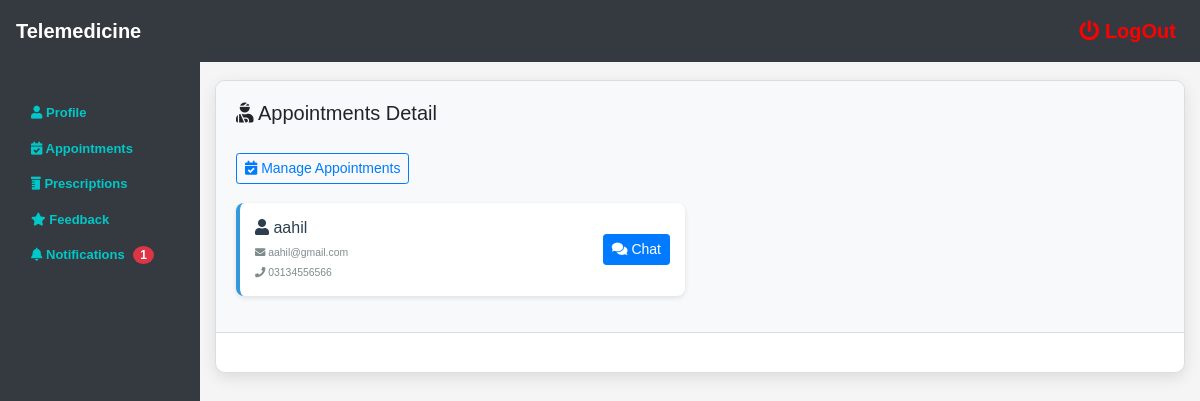
/doctor/chat.php (signed in), run on the app's committed database.
### tables this page shows
CREATE TABLE `enroll` (
  `eid` int(11) NOT NULL,
  `sid` int(255) NOT NULL,
  `doctorid` int(255) NOT NULL,
  `status` varchar(20) DEFAULT 'approved',
  `created_at` timestamp NOT NULL DEFAULT current_timestamp()
);

CREATE TABLE `patient` (
  `sid` int(11) NOT NULL,
  `name` varchar(255) NOT NULL,
  `email` varchar(255) NOT NULL,
  `password` varchar(255) NOT NULL,
  `phone` varchar(255) NOT NULL,
  `age` int(11) DEFAULT NULL,
  `gender` varchar(50) DEFAULT NULL,
  `contact` varchar(255) DEFAULT NULL,
  `medical_history` text DEFAULT NULL
);

### doctor/chat.php (the view, shortened to what this page needs)
<?php
include '../conn.php';
$current_user_id = $_SESSION['tid'];
$patient_query = "SELECT e.`eid`, e.`sid`, e.`doctorid`, p.name, p.email, p.phone
                  FROM `enroll` e
                  INNER JOIN patient p ON e.sid = p.sid
                  WHERE e.doctorid = ?
                  ORDER BY p.name ASC";
$patient_stmt = $conn->prepare($patient_query);
$patient_stmt->bind_param("i", $current_user_id);
$patient_stmt->execute();
$patients_result = $patient_stmt->get_result();
$enrolled_patients = [];
while ($patient = $patients_result->fetch_assoc()) {
    $enrolled_patients[] = $patient;
}
?>
<!DOCTYPE html>
<html lang="en">
<head>
<link rel="stylesheet" href="https://cdnjs.cloudflare.com/ajax/libs/font-awesome/6.0.0/css/all.min.css">
</head>
<body>
<div class="container-fluid">
<div class="row">
<div class="col-md-2">
<?php include 'sidebar.php'; ?>
</div>
<div class="col-md-10" style="margin-top: 80px;">
<div class="chat-container">
<div class="select-patient-section">
<h5><i class="fas fa-user-injured me-2"> </i>  Appointments Detail</h5>
<br>
<a href="appointment_status.php" class="btn btn-outline-primary btn-sm">
<i class="fas fa-calendar-check me-1"></i> Manage Appointments
</a>
<br>
<br>
<?php if (!empty($enrolled_patients)) : ?>
<div class="row">
<?php foreach ($enrolled_patients as $patient) : ?>
<div class="col-md-6 mb-3">
<div style="background: white; padding: 15px; border-radius: 8px; border-left: 4px solid #3498db; box-shadow: 0 2px 5px rgba(0,0,0,0.1);">
<div style="display: flex; justify-content: space-between; align-items: center;">
<div>
<h6 style="margin: 0 0 5px 0; color: #2c3e50;"><i class="fas fa-user me-2"> </i> <?php echo htmlspecialchars($patient['name']); ?></h6>
<small style="color: #7f8c8d;"><i class="fas fa-envelope me-1"> </i> <?php echo htmlspecialchars($patient['email']); ?></small><br>
<small style="color: #7f8c8d;"><i class="fas fa-phone me-1"> </i> <?php echo htmlspecialchars($patient['phone']); ?></small>
</div>
<form method="POST" action="" style="margin: 0;">
<button type="submit" name="start_chat" class="btn btn-primary btn-sm">
<i class="fas fa-comments me-1"></i> Chat
</button>
</form>
</div>
</div>
</div>
<?php endforeach; ?>
</div>
<?php endif; ?>
</div>
<br><br>
</div>
</div>
</div>
</body>
</html>

### style.css (style rules this page uses)
body { font-family: Arial, sans-serif; margin: 0; padding: 0; background-color: #f5f5f5; }

### doctor/chat.php (style rules this page uses)
:root { --primary-color: #3498db; --secondary-color: #2ecc71; --dark-color: #2c3e50; --accent-color: #e74c3c; }
body { font-family: 'Poppins', sans-serif; background-color: #f8f9fa; }
.chat-container { max-width: 1000px; margin: 0 auto; border: 1px solid #ddd; border-radius: 10px; overflow: hidden; background: white; box-shadow: 0 5px 15px rgba(0,0,0,0.1); }
.select-patient-section { background-color: #f8f9fa; padding: 20px; border-bottom: 1px solid #ddd; }

### doctor/sidebar.php (style rules this page uses)
body { font-family: 'Poppins', sans-serif; margin: 0; padding: 0; background-color: #f5f5f5; font-size: 13px; }
@media (min-width: 768px) { a { color: rgb(0,200,200); font-weight: bold; } }

### data on the page
enroll: sid.name "aahil", sid.email "aahil@gmail.com", sid.phone "03134556566"

### other printed values
$unread_count "1"
